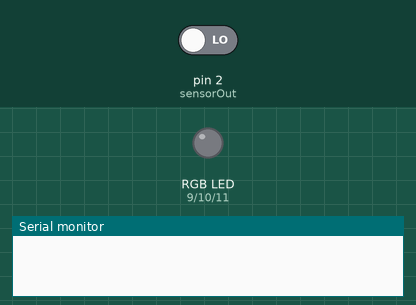
Recording of a sketch running on a simulated Arduino Uno, built with avr-gcc and run on an emulated ATmega328P. On the bench: an RGB LED mixed from three pins (HIGH = lit), the last lines printed to the serial monitor. The inputs (shaded band) are chosen by the test bench; at power-on: pin 2 (sensorOut) LOW. Pins used as bus, display or sensor lines are not drawn.

Above: at 0.1 s.
At 3.1 s:
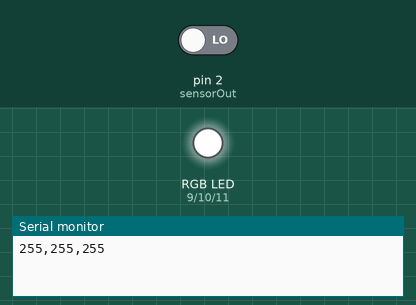
Timing chart, 0 to 4.6 s (numbered marks = the images above):
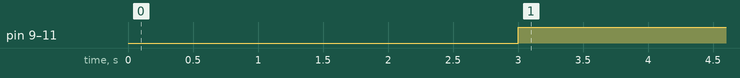

The sketch:

A_H.ino
```cpp
#define S2 3
#define S3 4
#define sensorOut 2

// RGB LED Pins
#define RED_LED 9
#define GREEN_LED 10
#define BLUE_LED 11

int red = 0;
int green = 0;
int blue = 0;

void setup() {
  pinMode(S2, OUTPUT);
  pinMode(S3, OUTPUT);
  pinMode(sensorOut, INPUT);

  pinMode(RED_LED, OUTPUT);
  pinMode(GREEN_LED, OUTPUT);
  pinMode(BLUE_LED, OUTPUT);

  Serial.begin(9600);
}

void loop() {

  // SENSOR READ
  digitalWrite(S2, LOW);
  digitalWrite(S3, LOW);
  red = pulseIn(sensorOut, LOW);

  digitalWrite(S2, HIGH);
  digitalWrite(S3, HIGH);
  green = pulseIn(sensorOut, LOW);

  digitalWrite(S2, LOW);
  digitalWrite(S3, HIGH);
  blue = pulseIn(sensorOut, LOW);

  // NORMALIZE
  int r = map(red, 20, 300, 255, 0);
  int g = map(green, 20, 300, 255, 0);
  int b = map(blue, 20, 300, 255, 0);

  r = constrain(r, 0, 255);
  g = constrain(g, 0, 255);
  b = constrain(b, 0, 255);

  // 🔥 RGB LED OUTPUT
  analogWrite(RED_LED, r);
  analogWrite(GREEN_LED, g);
  analogWrite(BLUE_LED, b);

  // SEND TO PROCESSING
  Serial.print(r);
  Serial.print(",");
  Serial.print(g);
  Serial.print(",");
  Serial.println(b);

  delay(100);
}
```

Measured:
- by itself, pin 9 (RED_LED), pin 10 (GREEN_LED), pin 11 (BLUE_LED): LOW → HIGH at 3.0 s
